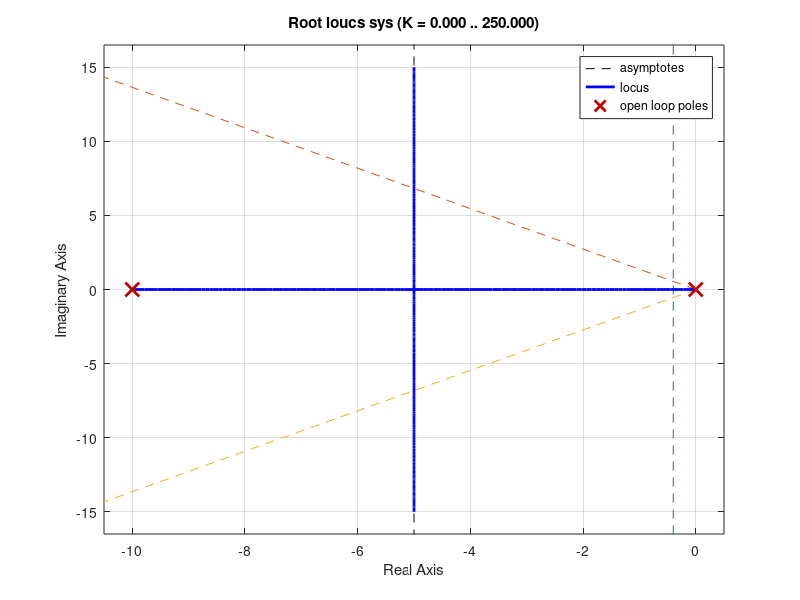

This figure's MATLAB source: (Note: this script raises an error after producing the figure.)
zeta=((log(0.1)/pi)^2/(1+(log(0.1)/pi)^2))^0.5;
theta = acosd(zeta);
plot([-0.4 -0.4] ,[-30 30],'--',[0 30/tand(180-theta)],[0 30],'--',[0 30/tand(180-theta)],[0 -30],'--');

hold on
sys = tf( 1 ,[1 10 0]);
rlocus(sys)
[kp,poles] = rlocfind(sys);

figure
t = 0:0.1:15;
sys1 = kp*sys;

sysnew = feedback(sys1,1);
[y,t] = step(sysnew,t);
plot(t,y),grid on;
